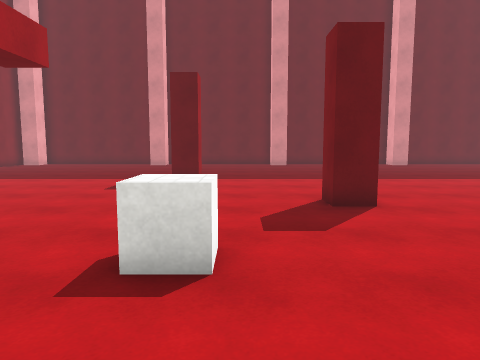
view 1 (above)

20 first-person views from a walk through a 3-D level made in the Unity game engine. The camera is 1.4 m above the floor, tilts 6° down and sees 70° across. The floor is counted in squares, 1 m on a side. Each view is taken from the middle of a square. On the plan, view 1 faces up. The plan holds only what a view shows up to about 15 squares ahead; the rest is blank. The place goes on beyond the plan. The player is left out. Surface patterns are stand-ins for the level's own textures.

view 2
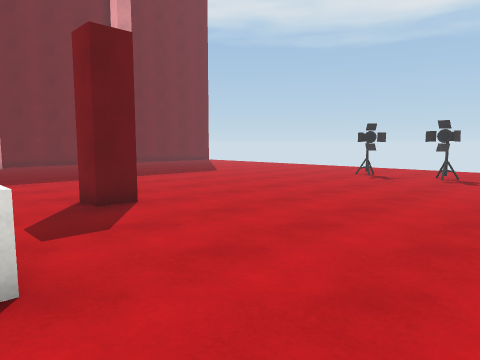

view 3
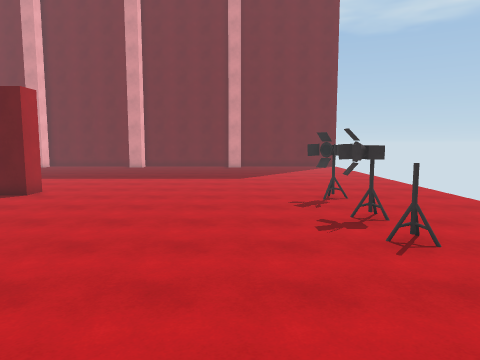

view 4
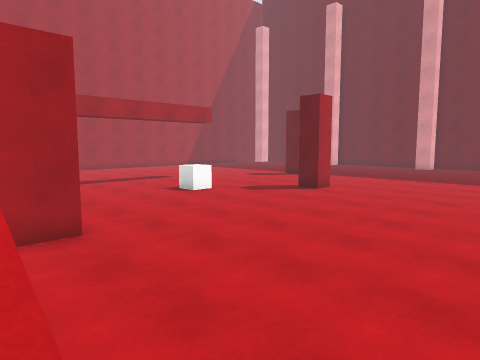

view 5
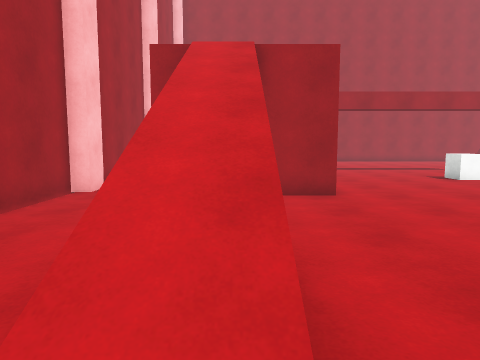

view 6
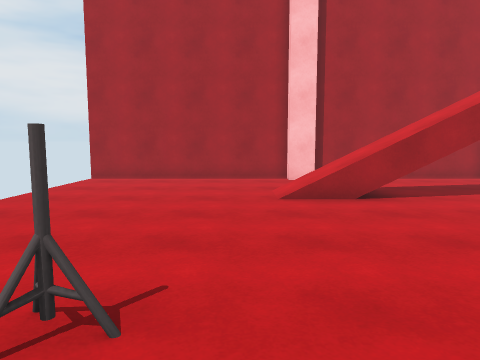

view 7
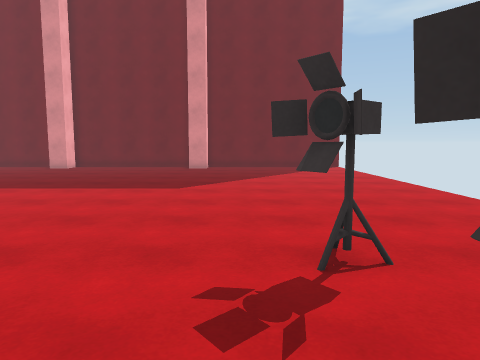

view 8
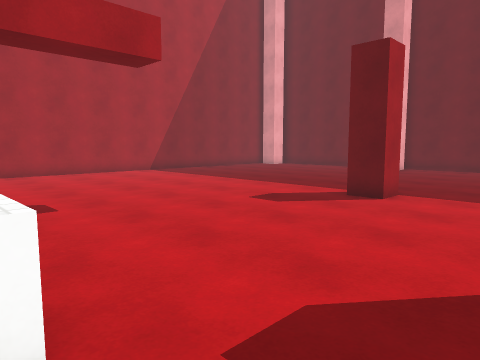

view 9
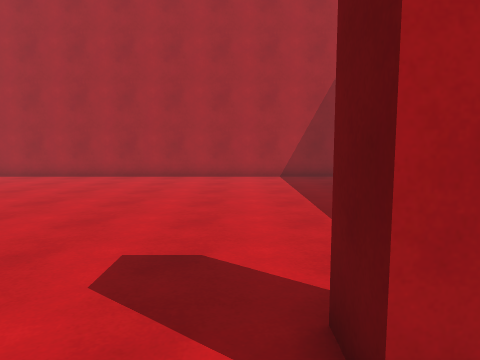

view 10
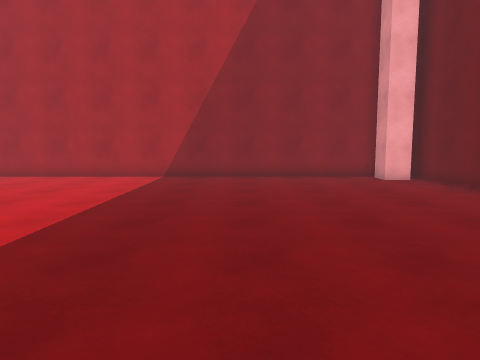

view 11
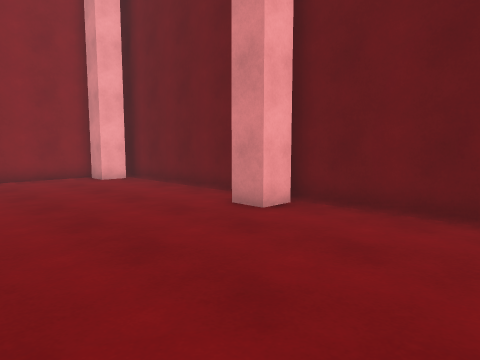

view 12
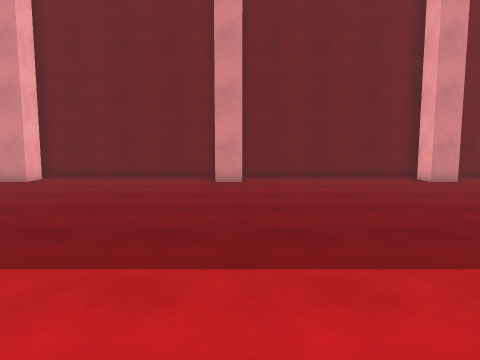

view 13
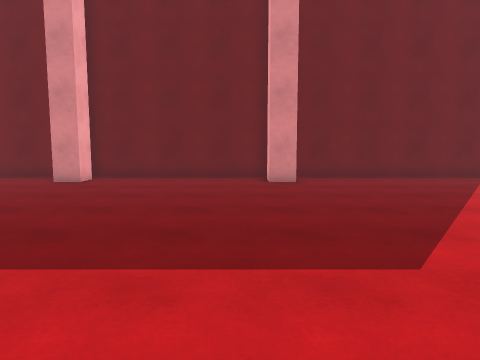

view 14
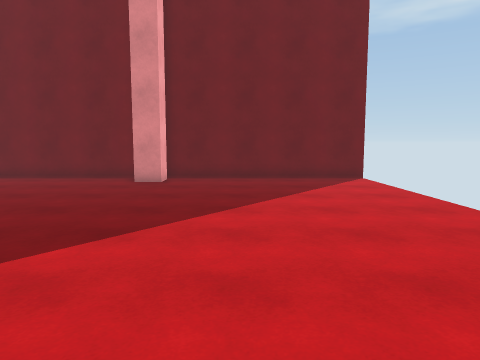

view 15
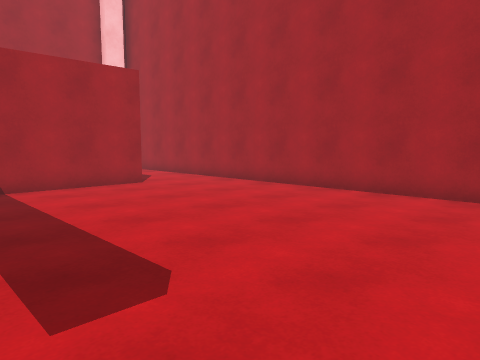

view 16
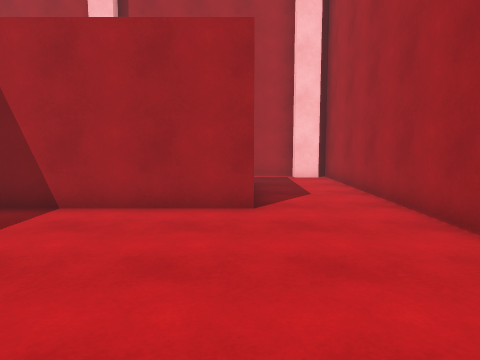

view 17
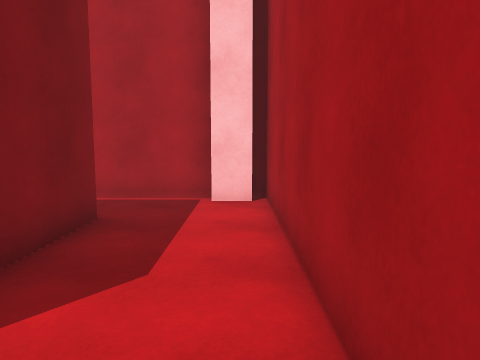

view 18
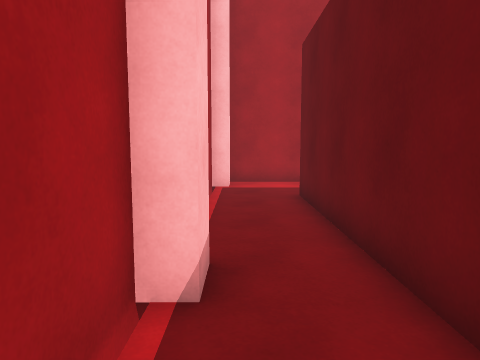

view 19
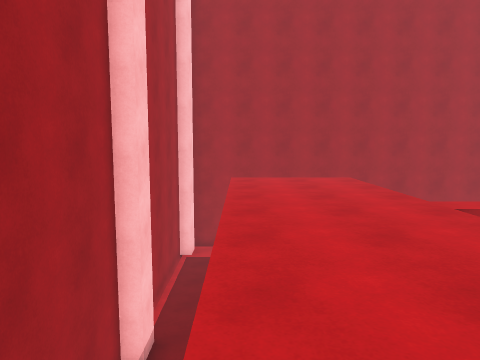

view 20
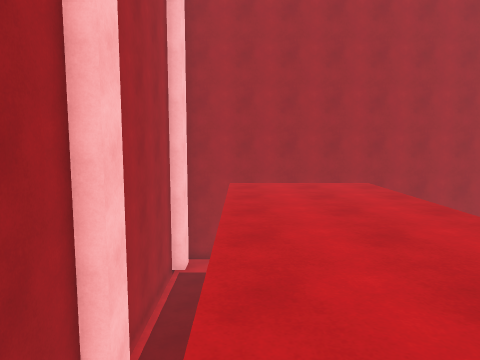

### Floor plan
Key: @ floor where view 1 was taken; # wall or solid block; . main floor; : floor 4 m higher than the main floor; / step, stairs or slope; = window, fence, low wall or low ledge; v drop or lower ground; C cube; O other object.
Columns run from 15 left of view 1 to 19 right of it. Each row starts with its distance up from view 1.
 24  #######  #########################
 23 ###......##......##......##.......
 22 #.................................
 21 #.................................
 20 #.................................
 19 #.................................
 18 #.................................
 17 #.................................
 16 #.................................
 15 #.................................
 14 #.................................
 13 #............#....................
 12 #.................................
 11 #.................................
 10 #.................................
  9 #.................................
  8 #.........:.......#...............
  7 #.........:..................O....
  6 #.........:..................O....
  5 #......... .......................
  4 #.........  ..CC.............O....
  3 #.........   ................O...
  2 #.........  .................O=.
  1 #.........  ....................
  0 #........   ...@................
 -1 #........     ...................
 -2 #...vvvvvv:v     vv..............
 -3 #...::::::::::     #..............
 -4 #...:::::::::::    #..............
 -5 #...:::::::::::::  /////////......
 -6 #...:::::::::::::  /////////......
 -7 #...::::::::::::: : ..............
 -8 #...........        .....  .......
 -9 ##.......##. .   ##......##.......
-10 ########  #########################

Where each view was taken, in squares from view 1:
view 1: 0 up, 0 right, facing up
view 2: 0 up, 1 left, facing up-right
view 3: 5 down, 11 right, facing up
view 4: 5 down, 11 right, facing up-left
view 5: 5 down, 13 right, facing left
view 6: 4 up, 13 right, facing down
view 7: 3 up, 13 right, facing up
view 8: 4 up, 2 right, facing up-left
view 9: 12 up, 0 right, facing left
view 10: 17 up, 0 right, facing left
view 11: 17 up, 0 right, facing up-left
view 12: 10 up, 3 right, facing up
view 13: 10 up, 9 right, facing up
view 14: 10 up, 14 right, facing up
view 15: 9 up, 5 left, facing down-left
view 16: 5 up, 11 left, facing down
view 17: 1 down, 14 left, facing down
view 18: 9 down, 2 left, facing left
view 19: 7 down, 3 right, facing left
view 20: 7 down, 1 right, facing left
